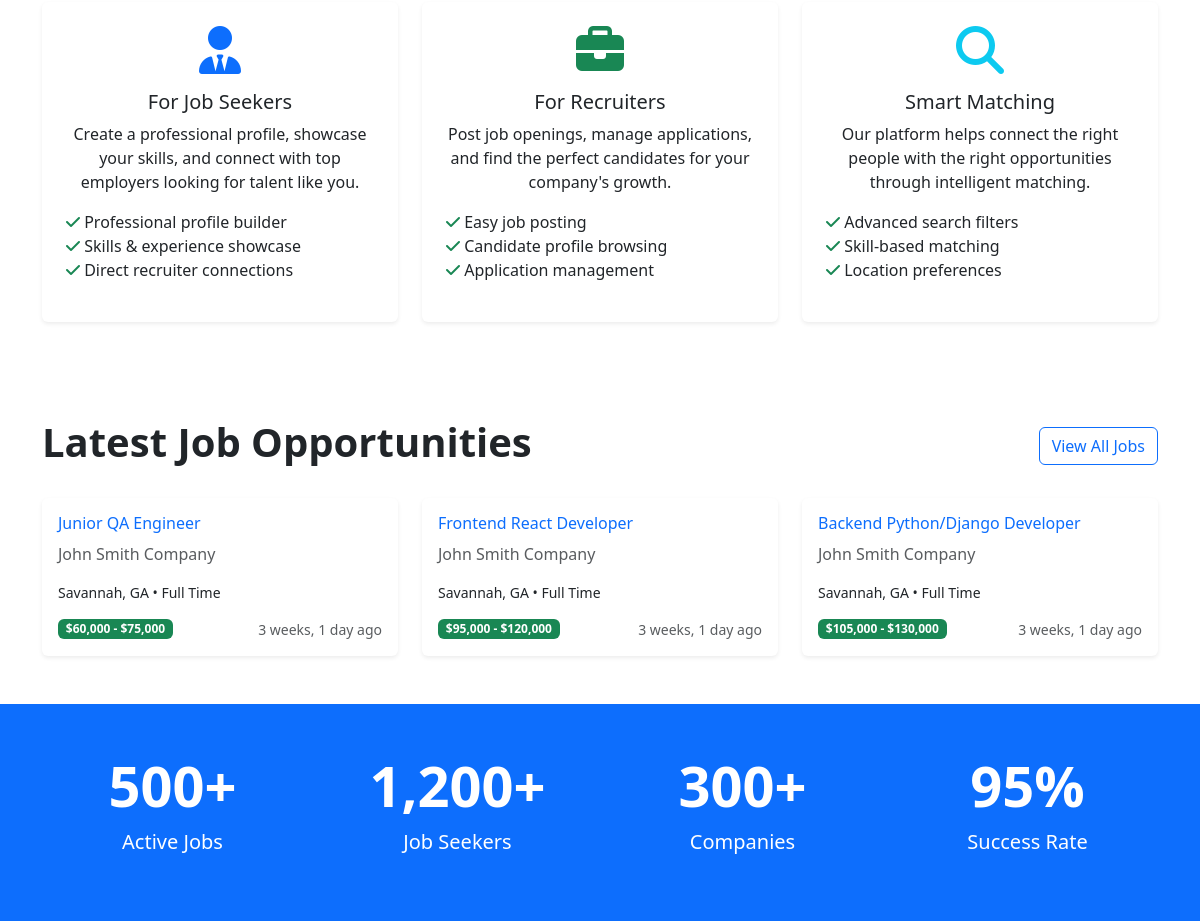
/ (middle part), run on an earlier commit of the app's database.
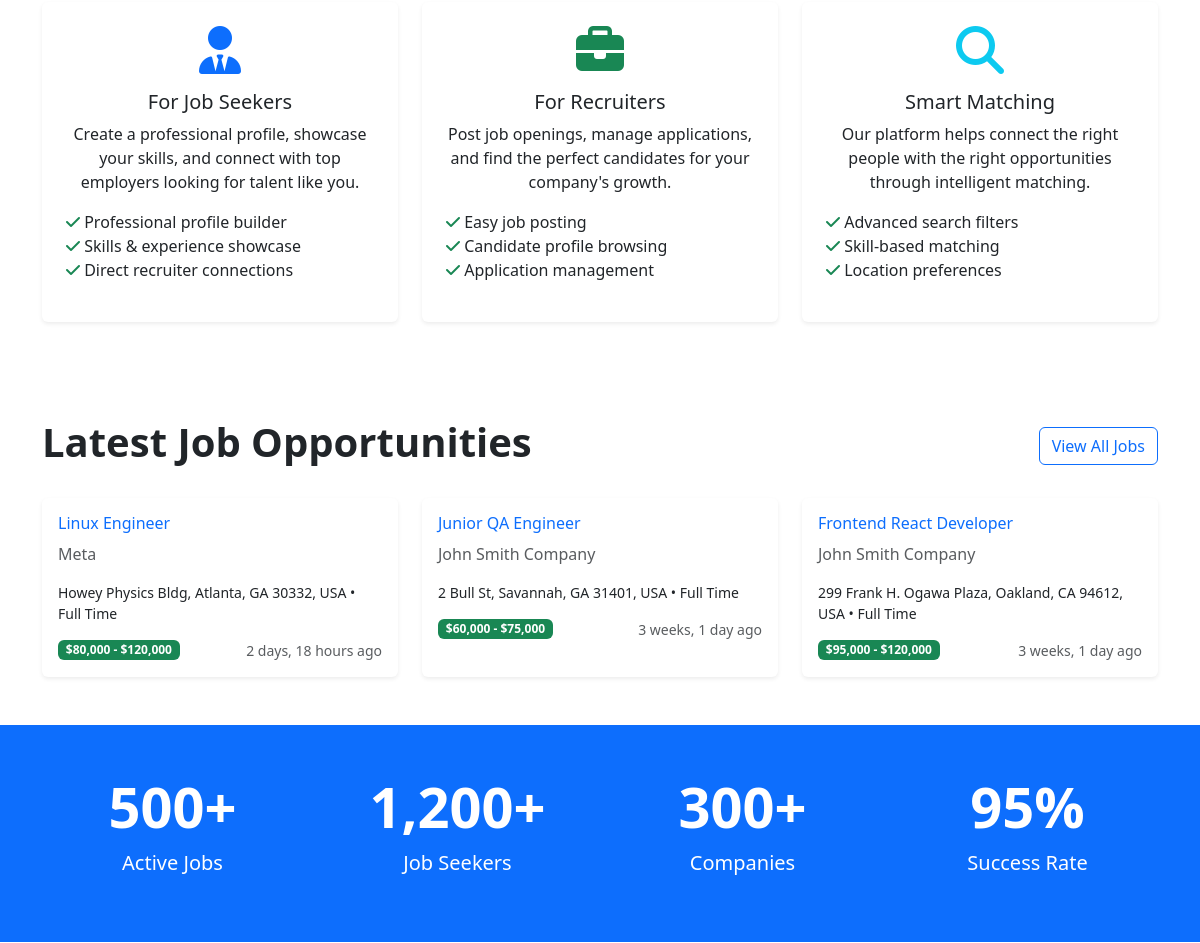
And on a later commit of the database.
### jobs/models.py (models this page shows, shortened)
class Job(models.Model):
    JOB_TYPES = [
        ('full-time', 'Full Time'),
        ('part-time', 'Part Time'),
        ('contract', 'Contract'),
        ('internship', 'Internship'),
        ('freelance', 'Freelance'),
    ]
    EXPERIENCE_LEVELS = [
        ('entry', 'Entry Level'),
        ('mid', 'Mid Level'),
        ('senior', 'Senior Level'),
        ('executive', 'Executive'),
    ]
    WORK_TYPES = [
        ('remote', 'Remote'),
        ('onsite', 'On-site'),
        ('hybrid', 'Hybrid'),
    ]
    title = models.CharField(max_length=200)
    company = models.CharField(max_length=200)
    location = models.CharField(max_length=200)
    job_type = models.CharField(max_length=20, choices=JOB_TYPES, default='full-time')
    experience_level = models.CharField(max_length=20, choices=EXPERIENCE_LEVELS, default='entry')
    work_type = models.CharField(max_length=20, choices=WORK_TYPES, default='onsite')
    skills = models.TextField(blank=True, help_text="Comma-separated list of required skills")
    salary_min = models.DecimalField(max_digits=10, decimal_places=2, null=True, blank=True)
    salary_max = models.DecimalField(max_digits=10, decimal_places=2, null=True, blank=True)
    visa_sponsorship = models.BooleanField(default=False, help_text="Does this position offer visa sponsorship?")
    description = models.TextField()
    requirements = models.TextField()
    benefits = models.TextField(blank=True)
    posted_by = models.ForeignKey(User, on_delete=models.CASCADE, related_name='posted_jobs')
    created_at = models.DateTimeField(default=timezone.now)
    updated_at = models.DateTimeField(auto_now=True)
    is_active = models.BooleanField(default=True)
    application_deadline = models.DateField(null=True, blank=True)
    class Meta:
        ordering = ['-created_at']
    @property
    def salary_range(self):
        if self.salary_min and self.salary_max:
            return f"${self.salary_min:,.0f} - ${self.salary_max:,.0f}"
        elif self.salary_min:
            return f"${self.salary_min:,.0f}+"
        elif self.salary_max:
            return f"Up to ${self.salary_max:,.0f}"
        else:
            return "Salary not specified"

### home/views.py (the view)
# urls.py: path('', views.index, name='home.index'),
def index(request):
    if request.user.is_authenticated:
        return redirect('home.dashboard')
    try:
        recent_jobs = Job.objects.filter(is_active=True).order_by('-created_at')[:3]
    except:
        recent_jobs = []
    template_data = {
        'title': 'JobSite - Find Your Dream Job or Perfect Candidate',
        'recent_jobs': recent_jobs,
    }
    return render(request, 'home/index.html', {'template_data': template_data})

### home/templates/home/index.html (shortened to what the changed rows need)
{% extends 'base.html' %}
{% block content %}
<div class="py-5">
  <div class="container">
    <div class="row">
      <div class="col-12">
        <div class="d-flex justify-content-between align-items-center mb-4">
          <h2 class="display-6 fw-bold">Latest Job Opportunities</h2>
        </div>
        <div class="row g-4">
          {% if template_data.recent_jobs %}
            {% for job in template_data.recent_jobs %}
            <div class="col-md-6 col-lg-4">
              <div class="card h-100 border-0 shadow-sm">
                <div class="card-body">
                  <h6 class="card-title text-primary">
                    <a href="{% url 'jobs.detail' job.id %}" class="text-decoration-none">{{ job.title }}</a>
                  </h6>
                  <p class="card-text text-muted">{{ job.company }}</p>
                  <p class="card-text small">{{ job.location }} • {{ job.get_job_type_display }}</p>
                  <div class="d-flex justify-content-between align-items-center">
                    <span class="badge bg-success">{{ job.salary_range }}</span>
                    <small class="text-muted">{{ job.created_at|timesince }} ago</small>
                  </div>
                </div>
              </div>
            </div>
            {% endfor %}
          {% endif %}
        </div>
      </div>
    </div>
  </div>
</div>
{% endblock content %}

What changed in the data, as far as the page shows it:
no longer on this page (row edited): Job: title "Backend Python/Django Developer", company "John Smith Company", location "Savannah, GA", job_type "Full Time", salary_range "$105,000 - $130,000", created_at "3 weeks, 1 day"
added Job: title "Linux Engineer", company "Meta", location "Howey Physics Bldg, Atlanta, GA 30332, USA", job_type "Full Time", salary_range "$80,000 - $120,000", created_at "2 days, 18 hours"
changed Job "Junior QA Engineer": location "Savannah, GA" → "2 Bull St, Savannah, GA 31401, USA"
changed Job "Frontend React Developer": location "Savannah, GA" → "299 Frank H. Ogawa Plaza, Oakland, CA 94612, USA"
